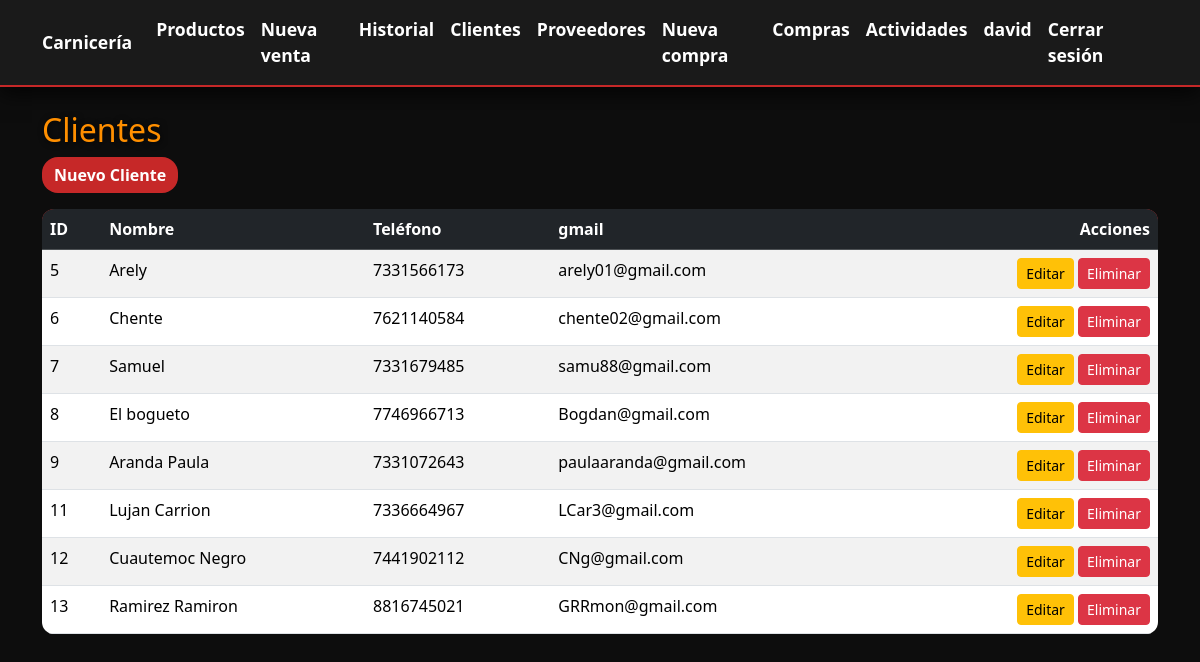
Screenshot of /clientes/ (signed in) with the database file from the repository.
### app/models.py (models this page shows, shortened)
class Usuario(AbstractUser):
    ROLES = (
        ('consulta', 'Consulta'),
        ('empleado', 'Empleado'),
        ('administrador', 'Administrador'),
    )
    rol = models.CharField(max_length=20, choices=ROLES, default='consulta')
    groups = models.ManyToManyField(
        'auth.Group',
        related_name='usuario_custom_groups',
        blank=True,
        help_text='Los grupos a los que pertenece este usuario.',
        verbose_name='Grupos'
    )
    user_permissions = models.ManyToManyField(
        'auth.Permission',
        related_name='usuario_custom_permissions',
        blank=True,
        help_text='Permisos específicos para este usuario.',
        verbose_name='Permisos'
    )

class Cliente(models.Model):
    nombre = models.CharField(max_length=100)
    telefono = models.CharField(max_length=20)
    gmail = models.EmailField()

### app/views.py (the view)
# urls.py: path('clientes/', views.clientes_lista, name='clientes'),
@login_required
@rol_requerido('consulta', 'empleado', 'administrador')
def clientes_lista(request):
    clientes = Cliente.objects.all()
    return render(request, "clientes/clientes_lista.html", {"clientes": clientes})

### app/templates/clientes/clientes_lista.html (shortened to what this page needs)
{% extends "base.html" %}
{% block content %}
<h2>Clientes</h2>
<a href="{% url 'clientes_crear' %}" class="btn btn-primary mb-3">Nuevo Cliente</a>
<div class="table-responsive">
  <table class="table table-striped">
    <thead class="table-dark">
      <tr>
        <th>ID</th>
        <th>Nombre</th>
        <th>Teléfono</th>
        <th>gmail</th>
        <th class="text-end">Acciones</th>
      </tr>
    </thead>
    <tbody>
      {% for cliente in clientes %}
      <tr>
        <td>{{ cliente.id }}</td>
        <td>{{ cliente.nombre }}</td>
        <td>{{ cliente.telefono }}</td>
        <td>{{ cliente.gmail }}</td>
        <td class="text-end">
          <a class="btn btn-sm btn-warning" href="{% url 'clientes_editar' cliente.id %}">Editar</a>
          <a class="btn btn-sm btn-danger" href="{% url 'clientes_eliminar' cliente.id %}">Eliminar</a>
        </td>
      </tr>
      {% empty %}
      <tr>
        <td colspan="5" class="text-center">No hay clientes registrados.</td>
      </tr>
      {% endfor %}
    </tbody>
  </table>
</div>
{% endblock %}

### app/templates/base.html (shortened to what this page needs)
{% load static %}
<!doctype html>
<html lang="es">
  <head>
<link href="https://cdn.jsdelivr.net/npm/bootstrap@5.3.2/dist/css/bootstrap.min.css" rel="stylesheet">
  </head>
  <body>
    <nav class="navbar navbar-expand-lg">
      <div class="container">
        <a class="navbar-brand" href="{% url 'dashboard' %}">Carnicería</a>
        <div class="collapse navbar-collapse" id="navMain">
          <ul class="navbar-nav me-auto mb-2 mb-lg-0">
            {% if user.is_authenticated %}
                {% if user.rol in 'consulta empleado administrador' %}
                  <li class="nav-item"><a class="nav-link" href="{% url 'productos' %}">Productos</a></li>
                {% endif %}
                {% if user.rol in 'empleado administrador' %}
                  <li class="nav-item"><a class="nav-link" href="{% url 'ventas_nueva' %}">Nueva venta</a></li>
                  <li class="nav-item"><a class="nav-link" href="{% url 'ventas_historial' %}">Historial</a></li>
                  <li class="nav-item"><a class="nav-link" href="{% url 'clientes' %}">Clientes</a></li>
                  <li class="nav-item"><a class="nav-link" href="{% url 'proveedores' %}">Proveedores</a></li>
                  <li class="nav-item"><a class="nav-link" href="{% url 'compras_nueva' %}">Nueva compra</a></li>
                  <li class="nav-item"><a class="nav-link" href="{% url 'compras_historial' %}">Compras</a></li>
                  <li class="nav-item"><a class="nav-link" href="{% url 'registro_actividades' %}">Actividades</a></li>
                {% endif %}
            {% endif %}
          </ul>
          <ul class="navbar-nav ms-auto">
            {% if user.is_authenticated %}
              <li class="nav-item"><span class="nav-link text-light">{{ user.username }}</span></li>
              <li class="nav-item"><a class="nav-link text-warning" href="{% url 'logout' %}">Cerrar sesión</a></li>
            {% else %}
              <li class="nav-item"><a class="nav-link" href="{% url 'login' %}">Iniciar sesión</a></li>
            {% endif %}
          </ul>
        </div>
      </div>
    </nav>
<div class="container mt-4">
  {% block content %}{% endblock %}
</div>
  </body>
</html>

### app/templates/base.html (style rules this page uses)
body { font-family: 'Segoe UI', Tahoma, Geneva, Verdana, sans-serif; background-color: #0d0d0d; color: #f2f2f2; }
.navbar { background-color: #1a1a1a !important; box-shadow: 0 6px 20px rgba(0,0,0,0.8); border-bottom: 2px solid #c62828; }
.navbar .nav-link, .navbar .navbar-brand { color: #ffffff !important; font-weight: 700; font-size: 1.1rem; }
.table { border-radius: 0.75rem; overflow: hidden; background-color: #1e1e1e; color: #ffffff; }
.table thead { background-color: #c62828 !important; color: #ffffff !important; font-weight: bold; }
h2, h3, h4, h5 { color: #ff8f00 !important; text-shadow: 1px 1px 6px rgba(0,0,0,0.8); }
a { text-decoration: none; color: #ffb74d; }
.btn-primary { background-color: #c62828; border: none; color: #fff; border-radius: 1rem; font-weight: 600; }

### rows the page displays
Usuario: username "david"
Cliente: id "5", nombre "Arely", telefono "7331566173", gmail "arely01@gmail.com"
Cliente: id "6", nombre "Chente", telefono "7621140584", gmail "chente02@gmail.com"
Cliente: id "7", nombre "Samuel", telefono "7331679485", gmail "samu88@gmail.com"
Cliente: id "8", nombre "El bogueto", telefono "7746966713", gmail "Bogdan@gmail.com"
Cliente: id "9", nombre "Aranda Paula", telefono "7331072643", gmail "paulaaranda@gmail.com"
Cliente: id "11", nombre "Lujan Carrion", telefono "7336664967", gmail "LCar3@gmail.com"
Cliente: id "12", nombre "Cuautemoc Negro", telefono "7441902112", gmail "CNg@gmail.com"
Cliente: id "13", nombre "Ramirez Ramiron", telefono "8816745021", gmail "GRRmon@gmail.com"
